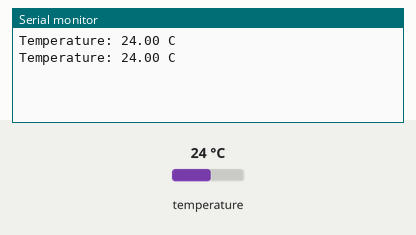
This sketch was run on a simulated Arduino Uno, built with avr-gcc and run on an emulated ATmega328P. Parts: the last lines printed to the serial monitor. Inputs (shaded band) come from the test bench; at power-on: temperature 24 °C.

Above: at 3.3 s.
3.4 s: temperature set to 12 °C
At 5.5 s:
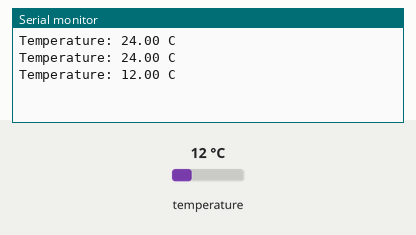
5.9 s: temperature set to 19 °C
At 6.9 s:
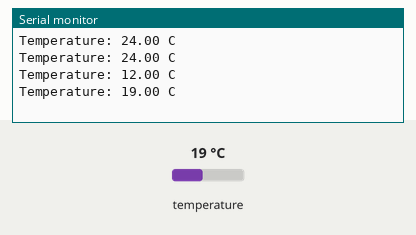
Timing chart, 0 to 8.9 s (numbered marks = the images above; inputs shaded):
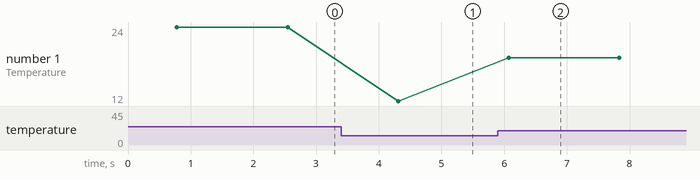

The sketch:

tempProbe1310.ino
```cpp
//editted from Dallas example

#include <DallasTemperature.h>

// GPIO where the DS18B20 signal pin is connected
#define ONE_WIRE_BUS 5 //using D5

// Setup a oneWire instance
OneWire oneWire(ONE_WIRE_BUS);

// Pass oneWire reference to DallasTemperature library
DallasTemperature sensors(&oneWire);

void setup() {
  Serial.begin(115200);
  sensors.begin(); // Start up the library
}

void loop() {
  sensors.requestTemperatures(); // Send command to get temperatures
  float temp = sensors.getTempCByIndex(0); // Get temperature in Celsius

  Serial.print("Temperature: ");
  Serial.print(temp);
  Serial.println(" C");

  delay(1000); // Wait 1 second
}

/*
#include <OneWire.h>
#include <DallasTemperature.h>

// Data wire is conntec to the Arduino digital pin 4
#define ONE_WIRE_BUS 6

// Setup a oneWire instance to communicate with any OneWire devices
OneWire oneWire(ONE_WIRE_BUS);

// Pass our oneWire reference to Dallas Temperature sensor
DallasTemperature sensors(&oneWire);

void setup() {
  // put your setup code here, to run once:
  Serial.begin(9600);

  // Start up the library
  sensors.begin();
}

void loop() {

  // Call sensors.requestTemperatures() to issue a global temperature and Requests to all devices on the bus
  sensors.requestTemperatures();

  Serial.print("Celsius temperature: ");
  // Why "byIndex"? You can have more than one IC on the same bus. 0 refers to the first IC on the wire
  Serial.print(sensors.getTempCByIndex(0));
  Serial.print(" - Fahrenheit temperature: ");
  Serial.println(sensors.getTempFByIndex(0));

  // put your main code here, to run repeatedly:
  Serial.print(".");
  delay(1000);
}
*/
```

Measured:
- after the input at 3.4 s, the serial monitor: prints a new line after 0.91 s (image 1)
- after the input at 5.9 s, the serial monitor: prints a new line after 0.17 s (image 2)
- plotted number 1: 24 → 12 after the input at 3.4 s, 12 → 19 after the input at 5.9 s
